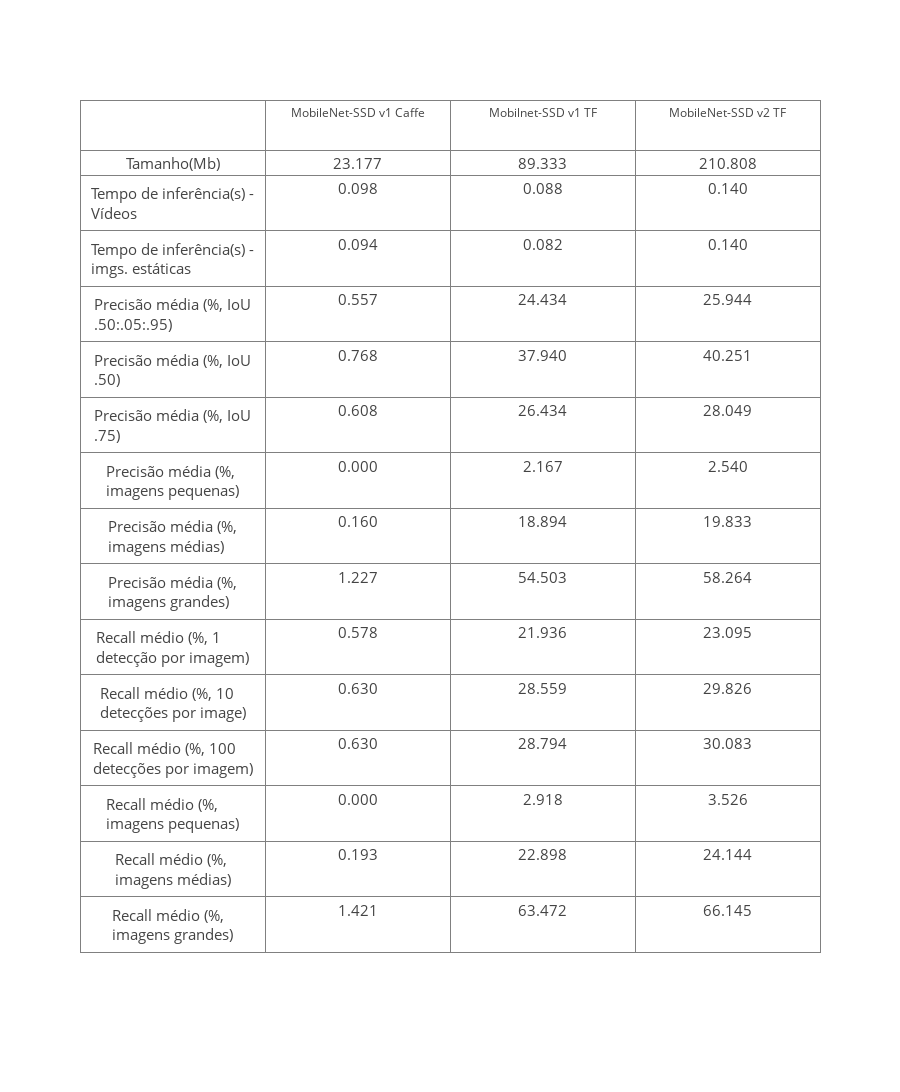

Notebook code for this chart:
### Code cell
row_labels = [chart for chart in chart_names]
row_labels = np.array(row_labels, dtype=np.str)
header = ['', 'MobileNet-SSD v1 Caffe', 'Mobilnet-SSD v1 TF', 'MobileNet-SSD v2 TF']
tab_header = ['',models[0]['display_name'],models[1]['display_name'],models[2]['display_name']]

#rounded_rows = np.round(rows, 3)
#print('original rows', rows)
#print('rounded rows', rounded_rows)
strfied_rows = []
formatter = lambda x: "%.3f" % x
strfied_rows.append([formatter(x) for x in rows[:,0]])
strfied_rows.append([formatter(x) for x in rows[:,1]])
strfied_rows.append([formatter(x) for x in rows[:,2]])
print(strfied_rows)

#print(row_values)
#print(rows.T)
data = [go.Table(
    header=dict(values=header, height=50),
    cells=dict(values=[row_labels, strfied_rows[0], strfied_rows[1], strfied_rows[2]], height=25, font=dict(size=15)),
    columnwidth=50,
)]

layout = go.Layout(
    width=900,
    height=1100,
)

fig = go.Figure(data=data, layout=layout)
iplot(fig)

#plotly.io.write_image(fig, 'charts/table.png')

### Figure 1 — Plotly figure (JSON) as saved in the notebook; plotly's stock layout.template omitted (floating-point values rounded to 4 significant figures)
{"data": [{"cells": {"font": {"size": 15}, "height": 25, "values": [["Tamanho(Mb)", "Tempo de inferência(s) - Vídeos", "Tempo de inferência(s) - imgs. estáticas", "Precisão média (%, IoU .50:.05:.95)", "Precisão média (%, IoU .50)", "Precisão média (%, IoU .75)", "Precisão média (%, imagens pequenas)", "Precisão média (%, imagens médias)", "Precisão média (%, imagens grandes)", "Recall médio (%, 1 detecção por imagem)", "Recall médio (%, 10 detecções por image)", "Recall médio (%, 100 detecções por imagem)", "Recall médio (%, imagens pequenas)", "Recall médio (%, imagens médias)", "Recall médio (%, imagens grandes)"], ["23.177", "0.098", "0.094", "0.557", "0.768", "0.608", "0.000", "0.160", "1.227", "0.578", "0.630", "0.630", "0.000", "0.193", "1.421"], ["89.333", "0.088", "0.082", "24.434", "37.940", "26.434", "2.167", "18.894", "54.503", "21.936", "28.559", "28.794", "2.918", "22.898", "63.472"], ["210.808", "0.140", "0.140", "25.944", "40.251", "28.049", "2.540", "19.833", "58.264", "23.095", "29.826", "30.083", "3.526", "24.144", "66.145"]]}, "columnwidth": 50, "header": {"height": 50, "values": ["", "MobileNet-SSD v1 Caffe", "Mobilnet-SSD v1 TF", "MobileNet-SSD v2 TF"]}, "type": "table", "uid": "7b830c1d-25e7-4296-b8aa-fa9e72047ac8"}], "layout": {"height": 1100, "width": 900}}
